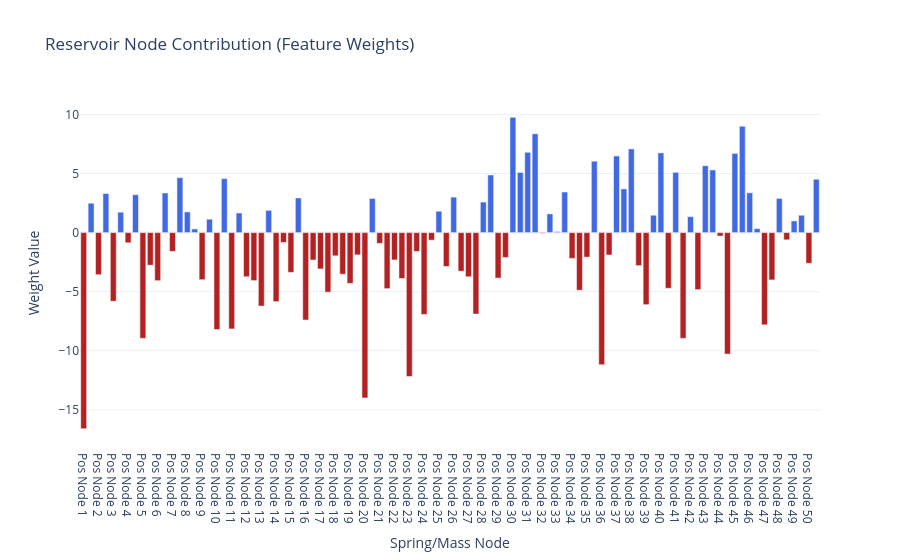
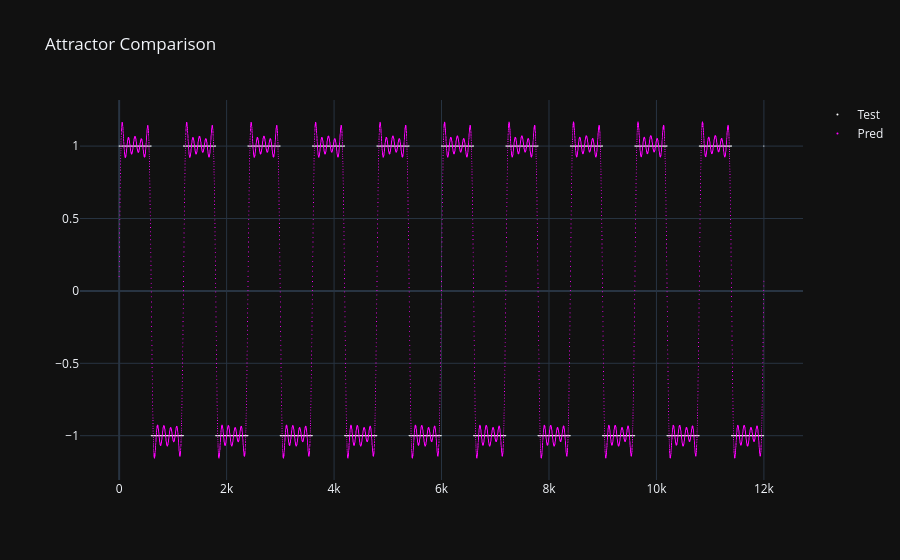
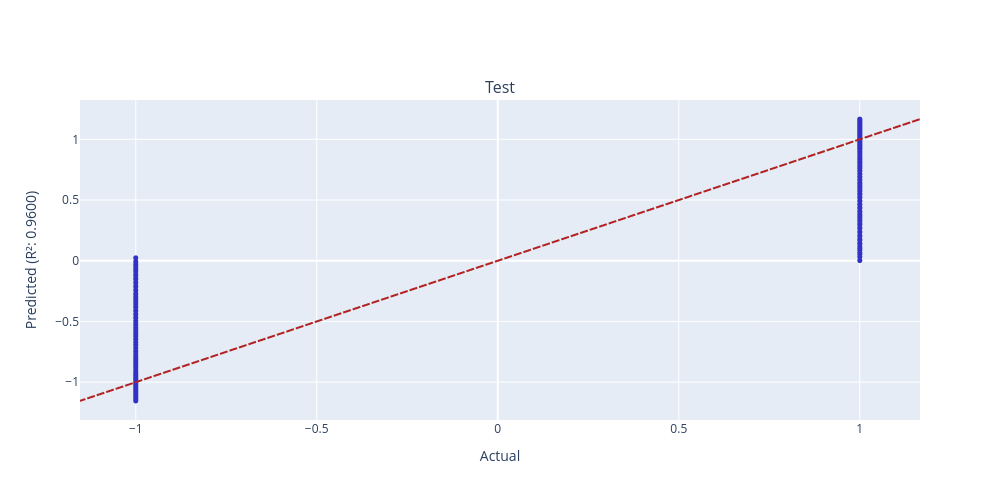

Notebook code cell kept with these figures, in order:
### Code cell
weight_plot(model.coef_).show()
scatter_plot([Y_test, Y_pred]).show()
r_2_plots_grid(Y_test, Y_pred, ["Test", "Pred"]).show()

### Figure 1 — Plotly figure (JSON) as saved in the notebook; plotly's stock layout.template omitted (floating-point values rounded to 4 significant figures)
{"data": [{"marker": {"color": ["firebrick", "royalblue", "firebrick", "royalblue", "firebrick", "royalblue", "firebrick", "royalblue", "firebrick", "firebrick", "firebrick", "royalblue", "firebrick", "royalblue", "royalblue", "royalblue", "firebrick", "royalblue", "firebrick", "royalblue", "firebrick", "royalblue", "firebrick", "firebrick", "firebrick", "royalblue", "firebrick", "firebrick", "firebrick", "royalblue", "firebrick", "firebrick", "firebrick", "firebrick", "firebrick", "firebrick", "firebrick", "firebrick", "firebrick", "royalblue", "firebrick", "firebrick", "firebrick", "firebrick", "firebrick", "firebrick", "firebrick", "firebrick", "royalblue", "firebrick", "royalblue", "firebrick", "firebrick", "firebrick", "royalblue", "royalblue", "firebrick", "firebrick", "royalblue", "royalblue", "royalblue", "royalblue", "firebrick", "royalblue", "royalblue", "royalblue", "firebrick", "firebrick", "firebrick", "royalblue", "firebrick", "firebrick", "royalblue", "royalblue", "royalblue", "firebrick", "firebrick", "royalblue", "royalblue", "firebrick", "royalblue", "firebrick", "royalblue", "firebrick", "royalblue", "royalblue", "firebrick", "firebrick", "royalblue", "royalblue", "royalblue", "royalblue", "firebrick", "firebrick", "royalblue", "firebrick", "royalblue", "royalblue", "firebrick", "royalblue"]}, "type": "bar", "x": ["Pos Node 1", "Vel Node 1", "Pos Node 2", "Vel Node 2", "Pos Node 3", "Vel Node 3", "Pos Node 4", "Vel Node 4", "Pos Node 5", "Vel Node 5", "Pos Node 6", "Vel Node 6", "Pos Node 7", "Vel Node 7", "Pos Node 8", "Vel Node 8", "Pos Node 9", "Vel Node 9", "Pos Node 10", "Vel Node 10", "Pos Node 11", "Vel Node 11", "Pos Node 12", "Vel Node 12", "Pos Node 13", "Vel Node 13", "Pos Node 14", "Vel Node 14", "Pos Node 15", "Vel Node 15", "Pos Node 16", "Vel Node 16", "Pos Node 17", "Vel Node 17", "Pos Node 18", "Vel Node 18", "Pos Node 19", "Vel Node 19", "Pos Node 20", "Vel Node 20", "Pos Node 21", "Vel Node 21", "Pos Node 22", "Vel Node 22", "Pos Node 23", "Vel Node 23", "Pos Node 24", "Vel Node 24", "Pos Node 25", "Vel Node 25", "Pos Node 26", "Vel Node 26", "Pos Node 27", "Vel Node 27", "Pos Node 28", "Vel Node 28", "Pos Node 29", "Vel Node 29", "Pos Node 30", "Vel Node 30", "Pos Node 31", "Vel Node 31", "Pos Node 32", "Vel Node 32", "Pos Node 33", "Vel Node 33", "Pos Node 34", "Vel Node 34", "Pos Node 35", "Vel Node 35", "Pos Node 36", "Vel Node 36", "Pos Node 37", "Vel Node 37", "Pos Node 38", "Vel Node 38", "Pos Node 39", "Vel Node 39", "Pos Node 40", "Vel Node 40", "Pos Node 41", "Vel Node 41", "Pos Node 42", "Vel Node 42", "Pos Node 43", "Vel Node 43", "Pos Node 44", "Vel Node 44", "Pos Node 45", "Vel Node 45", "Pos Node 46", "Vel Node 46", "Pos Node 47", "Vel Node 47", "Pos Node 48", "Vel Node 48", "Pos Node 49", "Vel Node 49", "Pos Node 50", "Vel Node 50"], "y": [-16.59, 2.487, -3.562, 3.311, -5.806, 1.73, -0.8618, 3.207, -8.947, -2.759, -4.066, 3.354, -1.591, 4.653, 1.751, 0.3136, -3.985, 1.137, -8.202, 4.568, -8.149, 1.663, -3.735, -4.058, -6.214, 1.883, -5.839, -0.8326, -3.364, 2.933, -7.4, -2.316, -3.071, -5.038, -1.964, -3.521, -4.296, -1.883, -13.98, 2.891, -0.9118, -4.739, -2.31, -3.886, -12.17, -1.593, -6.923, -0.6405, 1.812, -2.864, 3.004, -3.264, -3.736, -6.886, 2.586, 4.88, -3.851, -2.107, 9.758, 5.091, 6.797, 8.366, -0.05887, 1.583, 0.08922, 3.437, -2.181, -4.879, -2.074, 6.044, -11.18, -1.896, 6.488, 3.701, 7.087, -2.793, -6.096, 1.472, 6.748, -4.711, 5.103, -8.949, 1.352, -4.829, 5.66, 5.304, -0.2914, -10.28, 6.705, 9.001, 3.37, 0.3384, -7.805, -4.004, 2.89, -0.6091, 0.9888, 1.469, -2.596, 4.52]}], "layout": {"title": {"text": "Reservoir Node Contribution (Feature Weights)"}, "xaxis": {"title": {"text": "Spring/Mass Node"}}, "yaxis": {"title": {"text": "Weight Value"}}}}

### Figure 2 — Plotly figure (JSON) as saved in the notebook; plotly's stock layout.template omitted (floating-point values rounded to 4 significant figures; data arrays with more than 128 entries replaced by an {"elided": "..."} marker saying what was removed)
{"data": [{"marker": {"color": "white", "size": 1}, "mode": "markers", "name": "Test", "type": "scattergl", "x": {"elided": "12000 int values"}, "y": {"elided": "12000 int values"}}, {"marker": {"color": "magenta", "size": 1}, "mode": "markers", "name": "Pred", "type": "scattergl", "x": {"elided": "12000 int values"}, "y": {"elided": "12000 float values"}}], "layout": {"title": {"text": "Attractor Comparison"}}}

### Figure 3 — Plotly figure (JSON) as saved in the notebook; plotly's stock layout.template omitted (floating-point values rounded to 4 significant figures; data arrays with more than 128 entries replaced by an {"elided": "..."} marker saying what was removed)
{"data": [{"marker": {"color": "rgba(50, 50, 200, 0.5)", "size": 5}, "mode": "markers", "name": "Data", "type": "scattergl", "x": {"elided": "12000 int values"}, "xaxis": "x", "y": {"elided": "12000 float values"}, "yaxis": "y"}, {"line": {"color": "firebrick", "dash": "dash"}, "mode": "lines", "name": "Ideal", "type": "scattergl", "x": [-1.154, 1.166], "xaxis": "x", "y": [-1.154, 1.166], "yaxis": "y"}], "layout": {"annotations": [{"font": {"size": 16}, "showarrow": false, "text": "Test", "x": 0.5, "xanchor": "center", "xref": "paper", "y": 1, "yanchor": "bottom", "yref": "paper"}], "height": 500, "showlegend": false, "width": 1000, "xaxis": {"anchor": "y", "domain": [0, 1], "title": {"text": "Actual"}}, "yaxis": {"anchor": "x", "domain": [0, 1], "title": {"text": "Predicted (R²: 0.9600)"}}}}
